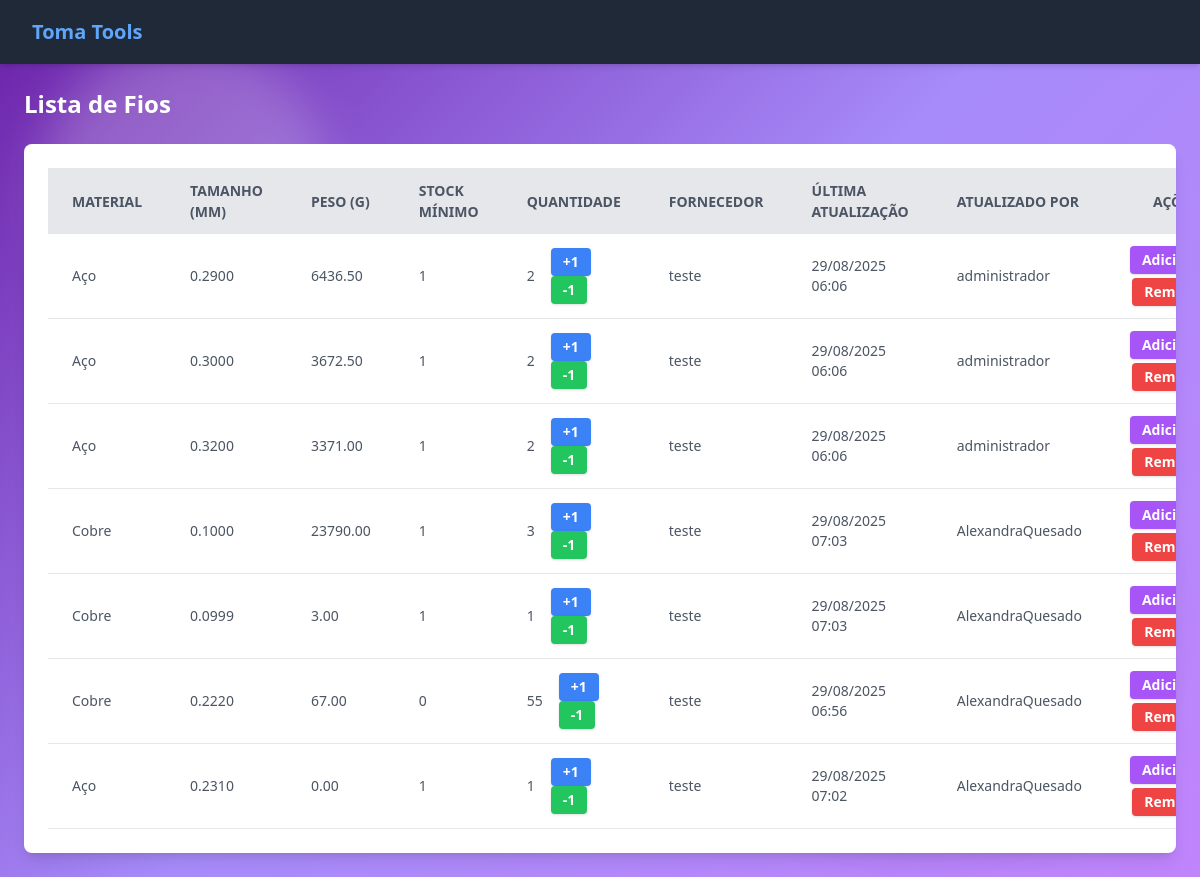
/listar_fios/, run on the app's committed database.
### management/models.py (models this page shows, shortened)
class Fios(models.Model):
    material = [
        ('cobre', 'Cobre'),
        ('aco', 'Aço'),
    ]
    size = models.DecimalField(max_digits=10, decimal_places=4)
    weight = models.DecimalField(max_digits=10, decimal_places=2)
    quantity = models.IntegerField()
    material = models.CharField(max_length=20, choices=material, default='cobre')
    min_stock = models.IntegerField()
    fornecedor = models.ForeignKey(Fornecedor, on_delete=models.CASCADE, null=True, blank=True)
    date_added = models.DateTimeField(auto_now_add=True)
    updated_at = models.DateTimeField(auto_now=True)
    user = models.ForeignKey(User, on_delete=models.CASCADE, null=True, blank=True)

class Fornecedor(models.Model):
    nome = models.CharField(max_length=40)
    ref_fornecedor = models.CharField(max_length=14, blank=True, null=True)
    email = models.EmailField(blank=True, null=True)
    telefone = models.CharField(max_length=15, blank=True, null=True)

### management/views.py (the view, shortened to what this page needs)
# urls.py: path('listar_fios/', views.listar_fios, name='listar_fios'),
def listar_fios(request):
    fios = Fios.objects.all()
    fornecedor = Fornecedor.objects.all()
    return render(request, 'management/listar_fios.html', {'fios': fios, 'fornecedor': fornecedor})

### management/templates/management/listar_fios.html (shortened to what this page needs)
{% extends 'management/base.html' %}
{% load static %}
{% block content %}
<h1 class="text-2xl font-bold text-white mb-6">Lista de Fios</h1>
<div class="overflow-x-auto w-full max-w-7xl bg-white rounded-lg shadow-lg p-6">
    <table id="fiosTable" class="min-w-full table-auto">
        <thead>
            <tr class="bg-gray-200 text-gray-600 uppercase text-sm leading-normal">
                <th class="py-3 px-6 text-left">Material</th>
                <th class="py-3 px-6 text-left">Tamanho (mm)</th>
                <th class="py-3 px-6 text-left">Peso (g)</th>
                <th class="py-3 px-6 text-left">stock Mínimo</th>
                <th class="py-3 px-6 text-left">Quantidade</th>
                <th class="py-3 px-6 text-left">Fornecedor</th>
                <th class="py-3 px-6 text-left">Última Atualização</th>
                <th class="py-3 px-6 text-left">Atualizado por</th>
                <th class="py-3 px-6 text-center">Ações</th>
            </tr>
        </thead>
        <tbody class="text-gray-600 text-sm font-light">
            {% for fio in fios %}
            <tr class="border-b border-gray-200 hover:bg-gray-100">
                <td class="py-3 px-6 text-left">
                    {{ fio.get_material_display }}
                </td>
                <td class="py-3 px-6 text-left">
                    {{ fio.size }}
                </td>
                <td class="py-3 px-6 text-left">
                    {{ fio.weight }}
                </td>
                <td class="py-3 px-6 text-left">
                    {{ fio.min_stock }}
                </td>
                <td class="py-3 px-6 text-left">
                    <div class="flex items-center space-x-4">
                        <span class="font-medium">{{ fio.quantity }}</span>
                        <form method="POST" class="inline-block">
                            <button type="submit" name="increment" class="bg-blue-500 hover:bg-blue-600 text-white font-semibold px-3 py-1 rounded shadow">
                                +1
                            </button>
                            <button type="submit" name="decrement" class="bg-green-500 hover:bg-green-600 text-white font-semibold px-3 py-1 rounded shadow">
                                -1
                            </button>
                        </form>
                    </div>
                </td>
                <td class="py-3 px-6 text-left">
                    {{ fio.fornecedor.nome }}
                </td>
                <td class="py-3 px-6 text-left">
                    {{ fio.updated_at|date:"d/m/Y H:i" }}
                </td>
                <td class="py-3 px-6 text-left">
                    {{ fio.user.username }}
                </td>
                <td class="py-3 px-6 text-center">
                    <div class="flex flex-col items-center space-y-1">
                        <a href="{% url 'adicionar_fio' fio.id %}" class="bg-purple-500 hover:bg-purple-600 text-white font-semibold px-3 py-1 rounded shadow">
                            Adicionar
                        </a>
                        <a href="{% url 'remover_fio' fio.id %}" class="bg-red-500 hover:bg-red-600 text-white font-semibold px-3 py-1 rounded shadow">
                            Remover
                        </a>
                    </div>
                </td>
            </tr>
            {% empty %}
            <tr>
                <td colspan="10" class="py-3 px-6 text-center">Nenhum fio encontrado.</td>
            </tr>
            {% endfor %}
        </tbody>
    </table>
</div>
{% endblock %}

### data on the page
Fios: material "Aço", size "0.2900", weight "6436.50", min_stock "1", quantity "2", fornecedor.nome "teste", updated_at "29/08/2025 06:06", user.username "administrador"
Fios: material "Aço", size "0.3000", weight "3672.50", min_stock "1", quantity "2", fornecedor.nome "teste", updated_at "29/08/2025 06:06", user.username "administrador"
Fios: material "Aço", size "0.3200", weight "3371.00", min_stock "1", quantity "2", fornecedor.nome "teste", updated_at "29/08/2025 06:06", user.username "administrador"
Fios: material "Cobre", size "0.1000", weight "23790.00", min_stock "1", quantity "3", fornecedor.nome "teste", updated_at "29/08/2025 07:03", user.username "AlexandraQuesado"
Fios: material "Cobre", size "0.0999", weight "3.00", min_stock "1", quantity "1", fornecedor.nome "teste", updated_at "29/08/2025 07:03", user.username "AlexandraQuesado"
Fios: material "Cobre", size "0.2220", weight "67.00", min_stock "0", quantity "55", fornecedor.nome "teste", updated_at "29/08/2025 06:56", user.username "AlexandraQuesado"
Fios: material "Aço", size "0.2310", weight "0.00", min_stock "1", quantity "1", fornecedor.nome "teste", updated_at "29/08/2025 07:02", user.username "AlexandraQuesado"
